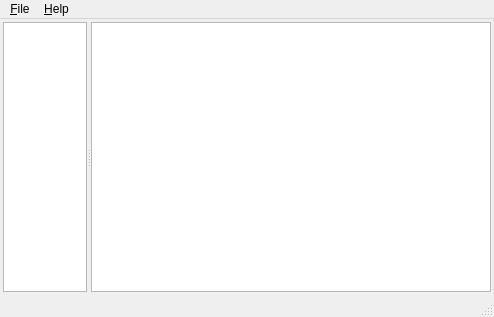
<?xml version="1.0" encoding="UTF-8"?>
<ui version="4.0">
 <class>MainWindow</class>
 <widget class="QMainWindow" name="MainWindow">
  <property name="geometry">
   <rect>
    <x>0</x>
    <y>0</y>
    <width>494</width>
    <height>317</height>
   </rect>
  </property>
  <property name="minimumSize">
   <size>
    <width>0</width>
    <height>0</height>
   </size>
  </property>
  <property name="baseSize">
   <size>
    <width>0</width>
    <height>0</height>
   </size>
  </property>
  <property name="windowTitle">
   <string>MainWindow</string>
  </property>
  <property name="windowIcon">
   <iconset resource="fred.qrc">
    <normaloff>:/icons/resources/fred.png</normaloff>:/icons/resources/fred.png</iconset>
  </property>
  <widget class="QWidget" name="centralWidget">
   <layout class="QHBoxLayout" name="horizontalLayout">
    <property name="spacing">
     <number>3</number>
    </property>
    <property name="margin">
     <number>3</number>
    </property>
    <item>
     <widget class="QSplitter" name="splitter">
      <property name="orientation">
       <enum>Qt::Horizontal</enum>
      </property>
      <widget class="QTreeView" name="RegNodeTree">
       <property name="baseSize">
        <size>
         <width>0</width>
         <height>0</height>
        </size>
       </property>
       <property name="headerHidden">
        <bool>true</bool>
       </property>
       <attribute name="headerVisible">
        <bool>false</bool>
       </attribute>
      </widget>
      <widget class="QTableView" name="RegKeyTable">
       <property name="sizePolicy">
        <sizepolicy hsizetype="Expanding" vsizetype="Expanding">
         <horstretch>100</horstretch>
         <verstretch>0</verstretch>
        </sizepolicy>
       </property>
       <property name="minimumSize">
        <size>
         <width>400</width>
         <height>0</height>
        </size>
       </property>
       <property name="horizontalScrollBarPolicy">
        <enum>Qt::ScrollBarAsNeeded</enum>
       </property>
       <property name="selectionBehavior">
        <enum>QAbstractItemView::SelectRows</enum>
       </property>
       <property name="textElideMode">
        <enum>Qt::ElideNone</enum>
       </property>
       <property name="horizontalScrollMode">
        <enum>QAbstractItemView::ScrollPerPixel</enum>
       </property>
       <attribute name="horizontalHeaderVisible">
        <bool>true</bool>
       </attribute>
       <attribute name="horizontalHeaderShowSortIndicator" stdset="0">
        <bool>false</bool>
       </attribute>
       <attribute name="horizontalHeaderStretchLastSection">
        <bool>false</bool>
       </attribute>
       <attribute name="verticalHeaderVisible">
        <bool>false</bool>
       </attribute>
       <attribute name="verticalHeaderHighlightSections">
        <bool>false</bool>
       </attribute>
      </widget>
     </widget>
    </item>
   </layout>
  </widget>
  <widget class="QMenuBar" name="menuBar">
   <property name="geometry">
    <rect>
     <x>0</x>
     <y>0</y>
     <width>494</width>
     <height>25</height>
    </rect>
   </property>
   <widget class="QMenu" name="menu_File">
    <property name="title">
     <string>&amp;File</string>
    </property>
    <addaction name="action_Open_hive"/>
    <addaction name="action_Close_hive"/>
    <addaction name="separator"/>
    <addaction name="action_Quit"/>
   </widget>
   <widget class="QMenu" name="menu">
    <property name="title">
     <string>&amp;Help</string>
    </property>
    <addaction name="actionAbout_Qt"/>
    <addaction name="actionAbout_fred"/>
   </widget>
   <addaction name="menu_File"/>
   <addaction name="menu"/>
  </widget>
  <widget class="QStatusBar" name="StatusBar"/>
  <action name="action_Open_hive">
   <property name="text">
    <string>&amp;Open hive</string>
   </property>
  </action>
  <action name="action_Close_hive">
   <property name="enabled">
    <bool>false</bool>
   </property>
   <property name="text">
    <string>&amp;Close hive</string>
   </property>
  </action>
  <action name="action_Quit">
   <property name="text">
    <string>&amp;Quit</string>
   </property>
  </action>
  <action name="actionAbout_Qt">
   <property name="text">
    <string>About Qt</string>
   </property>
  </action>
  <action name="actionAbout_fred">
   <property name="text">
    <string>About fred</string>
   </property>
  </action>
 </widget>
 <layoutdefault spacing="6" margin="11"/>
 <resources>
  <include location="fred.qrc"/>
 </resources>
 <connections/>
</ui>
